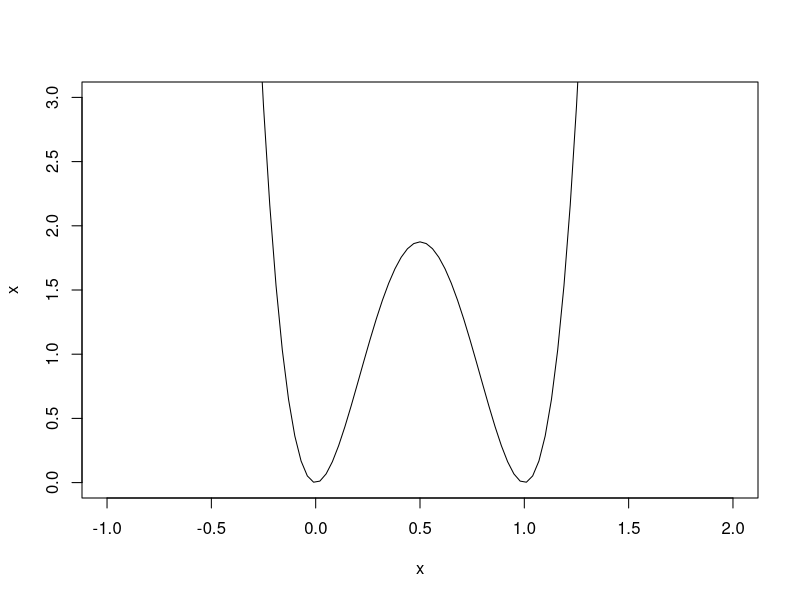
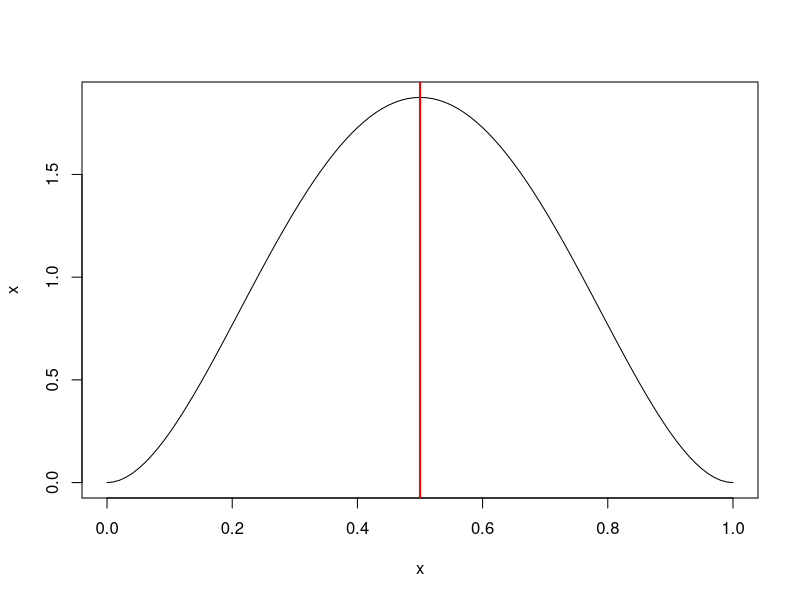
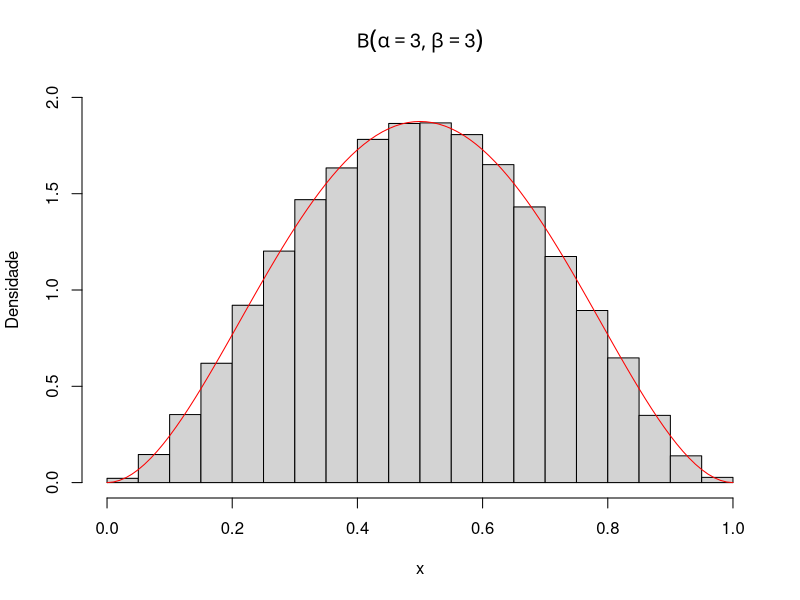

Source code (R) for these figures, in order:
## ---- chunk 1

#exercicio 1 aula 2

#plotando a função beta(3,3)
x=function(x){30*x^2*(1-x)^2}

#funcao
plot(x,ylim=c(0,3),xlim = c(-1,2))
#funcao entre 0 e 1
plot(x)
#plotando linha no x=1/2 (meio) ponto de maximo entre 0 e 1

abline(v = 0.5, col = "red", lwd = 2)

#declarando a funcao beta(3,3) dividido pela funcao g, multiplicado pela constante c

c=1/2 #declarando constante
fgc=function(x)
	{res=30*(x^2)*(1-x)^2*c}

# Algoritmo  

set.seed(2023)
n <- 100000
x <- numeric(n) # amostra requerida 
cont <- 0  # vai contar até atingir o tamanho amostral
j <- 0 # vai contar as iterações 

while(cont<n)
{
  
  u <- runif(1)
  j <- j+1
  y <- runif(1) # gerando valores da densidade g
  if(fgc(y)>u){
    
    cont <- cont+1 
    x[cont] <- y
                }
}

#histograma dos valores gerados
hist(x,prob=T, main=expression("Beta"(alpha==3, beta==3)), ylab="Densidade",ylim=c(0,2))   
aux <- seq(0,1,0.01)

# curva da densidade beta(2,2)
lines(aux,dbeta(aux,3,3), col="red") 


cat("Quant. de iteracoes=",j, "\n")

# Para comparar a amostra obtida por meio dos decis - percentis

p <- seq(0.1,0.9,0.1)
Dhat <- quantile(x,p)
D <- qbeta(p,3,2)

round(rbind(Dhat, D),3)

